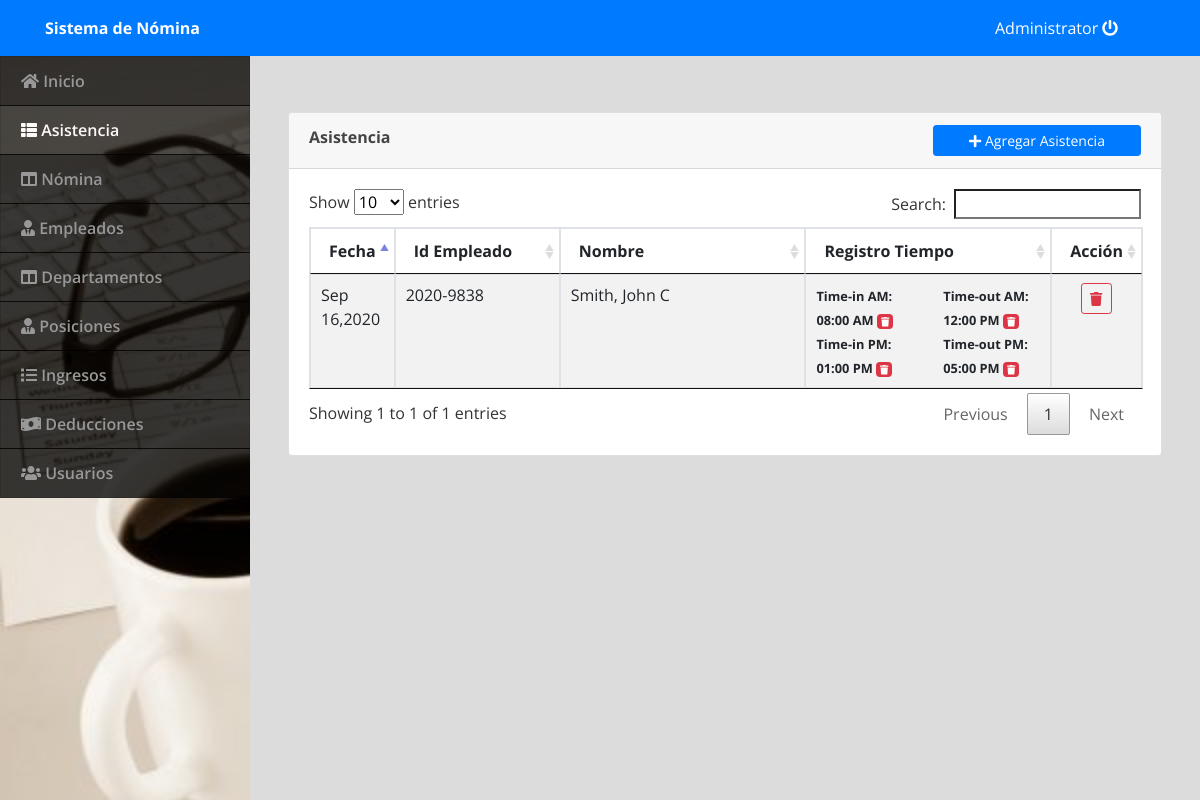
The page /index.php?page=attendance (signed in) on the database its author committed.
### tables this page shows
CREATE TABLE `attendance` (
  `id` int(11) NOT NULL,
  `employee_id` int(20) NOT NULL,
  `log_type` tinyint(1) NOT NULL COMMENT '1 = AM IN,2 = AM out, 3= PM IN, 4= PM out\r\n',
  `datetime_log` datetime NOT NULL DEFAULT current_timestamp(),
  `date_updated` datetime NOT NULL DEFAULT current_timestamp() ON UPDATE current_timestamp()
);

### attendance.php (the view, shortened to what this page needs)
<?php include('db_connect.php') ?>
		<div class="container-fluid " >
			<div class="col-lg-12">
				<br />
				<br />
				<div class="card">
					<div class="card-header">
						<span><b>Asistencia</b></span>
						<button class="btn btn-primary btn-sm btn-block col-md-3 float-right" type="button" id="new_attendance_btn"><span class="fa fa-plus"></span> Agregar Asistencia</button>
					</div>
					<div class="card-body">
						<table id="table" class="table table-bordered table-striped">
							<colgroup>
								<col width="10%">
								<col width="20%">
								<col width="30%">
								<col width="30%">
								<col width="10%">
							</colgroup>
							<thead>
								<tr>
									<th>Fecha</th>
									<th>Id Empleado</th>
									<th>Nombre</th>
									<th>Registro Tiempo</th>
									<th>Acción</th>
								</tr>
							</thead>
							<tbody>
								<?php
									$att=$conn->query("SELECT a.*,e.employee_no, concat(e.lastname,', ',e.firstname,' ',e.middlename) as ename FROM attendance a inner join employee e on a.employee_id = e.id order by UNIX_TIMESTAMP(datetime_log) asc  ") or die(mysqli_error());
									$lt_arr = array(1 => " Time-in AM",2=>"Time-out AM",3 => " Time-in PM",4=>"Time-out PM");
									while($row=$att->fetch_array()){
										$date = date("Y-m-d",strtotime($row['datetime_log']));
										$attendance[$row['employee_id']."_".$date]['details'] = array("eid"=>$row['employee_id'],"name"=>$row['ename'],"eno"=>$row['employee_no'],"date"=>$date);
										if($row['log_type'] == 1 || $row['log_type'] == 3){
											if(!isset($attendance[$row['employee_id']."_".$date]['log'][$row['log_type']]))
											$attendance[$row['employee_id']."_".$date]['log'][$row['log_type']] = array('id'=>$row['id'],"date" =>  $row['datetime_log']);
										}else{
											$attendance[$row['employee_id']."_".$date]['log'][$row['log_type']] =array('id'=>$row['id'],"date" =>  $row['datetime_log']);
										}
										}
										foreach ($attendance as $key => $value) {
								?>
								<tr>
									<td><?php echo date("M d,Y",strtotime($attendance[$key]['details']['date'])) ?></td>
									<td><?php echo $attendance[$key]['details']['eno'] ?></td>
									<td><?php echo $attendance[$key]['details']['name'] ?></td>
									<td>
										<div class="row">
									<?php
									foreach($attendance[$key]['log'] as $k => $v) :
									 ?>
									 <div class="col-sm-6" style="">
										<p>
											<small><b><?php echo $lt_arr[$k].": <br/>" ?>
											<?php echo (date("h:i A",strtotime($attendance[$key]['log'][$k]['date'])))  ?> </b>
											<span class="badge badge-danger rem_att" data-id="<?php echo $attendance[$key]['log'][$k]['id'] ?>"><i class="fa fa-trash"></i></span>
										</small>
										</p>
										</div>
									<?php endforeach; ?>
										</div>
									</td>
									<td>
										<center>
										<button class="btn btn-sm btn-outline-danger remove_attendance" data-id="<?php echo $key ?>" type="button"><i class="fa fa-trash"></i></button>
										</center>
									</td>
								</tr>
								<?php
										}
								?>
							</tbody>
						</table>
					</div>
				</div>
			</div>
		</div>

### index.php (shortened to what this page needs)
<!DOCTYPE html>
<html lang="en">
<head>
<?php
 include('./header.php');
 ?>
</head>
<body>
	<?php include 'topbar.php' ?>
	<?php include 'navbar.php' ?>
  <main id="view-panel" >
      <?php $page = isset($_GET['page']) ? $_GET['page'] :'home'; ?>
  	<?php include $page.'.php' ?>
  </main>
</body>
</html>

### header.php (shortened to what this page needs)
  <link rel="stylesheet" href="assets/font-awesome/css/all.min.css">
<link href="assets/vendor/bootstrap/css/bootstrap.min.css" rel="stylesheet">
<link href="assets/vendor/icofont/icofont.min.css" rel="stylesheet">
<link href="assets/vendor/boxicons/css/boxicons.min.css" rel="stylesheet">
<link href="assets/vendor/venobox/venobox.css" rel="stylesheet">
<link href="assets/vendor/animate.css/animate.min.css" rel="stylesheet">
<link href="assets/vendor/remixicon/remixicon.css" rel="stylesheet">
<link href="assets/vendor/owl.carousel/assets/owl.carousel.min.css" rel="stylesheet">
<link href="assets/vendor/bootstrap-datepicker/css/bootstrap-datepicker.min.css" rel="stylesheet">
<link href="assets/DataTables/datatables.min.css" rel="stylesheet">
<link href="assets/css/jquery.datetimepicker.min.css" rel="stylesheet">
<link href="assets/css/select2.min.css" rel="stylesheet">
<link href="assets/css/style.css" rel="stylesheet">
<link type="text/css" rel="stylesheet" href="assets/css/jquery-te-1.4.0.css">

### topbar.php (shortened to what this page needs)
<nav class="navbar navbar-light fixed-top bg-primary" style="padding:0;min-height:3.5rem">
  <div class="container-fluid mt-2 mb-2">
  	<div class="col-lg-12">
      <div class="col-md-4 float-left text-white">
        <large><b>Sistema de Nómina</b></large>
      </div>
	  	<div class="col-md-2 float-right text-white">
	  		<a href="ajax.php?action=logout" class="text-white"><?php echo $_SESSION['login_name'] ?> <i class="fa fa-power-off"></i></a>
	    </div>
    </div>
  </div>
</nav>

### navbar.php (shortened to what this page needs)
<nav id="sidebar" class='mx-lt-5 bg-dark' >
		<div class="sidebar-list">
				<a href="index.php?page=home" class="nav-item nav-home"><span class='icon-field'><i class="fa fa-home"></i></span> Inicio</a>
				<a href="index.php?page=attendance" class="nav-item nav-attendance"><span class='icon-field'><i class="fa fa-th-list"></i></span> Asistencia</a>
				<a href="index.php?page=payroll" class="nav-item nav-payroll"><span class='icon-field'><i class="fa fa-columns"></i></span> Nómina</a>
				<a href="index.php?page=employee" class="nav-item nav-employee"><span class='icon-field'><i class="fa fa-user-tie"></i></span> Empleados</a>
				<a href="index.php?page=department" class="nav-item nav-department"><span class='icon-field'><i class="fa fa-columns"></i></span> Departamentos</a>
				<a href="index.php?page=position" class="nav-item nav-position"><span class='icon-field'><i class="fa fa-user-tie"></i></span> Posiciones</a>
				<a href="index.php?page=allowances" class="nav-item nav-allowances"><span class='icon-field'><i class="fa fa-list"></i></span> Ingresos</a>
				<a href="index.php?page=deductions" class="nav-item nav-deductions"><span class='icon-field'><i class="fa fa-money-bill-wave"></i></span> Deducciones</a>
				<?php if($_SESSION['login_type'] == 1): ?>
				<a href="index.php?page=users" class="nav-item nav-users"><span class='icon-field'><i class="fa fa-users"></i></span> Usuarios</a>
			<?php endif; ?>
		</div>
</nav>

### assets/css/style.css (style rules this page uses)
body { font-family: "Open Sans", sans-serif; color: #444444; width: 100%; height: calc(100%); }
a { color: #1977cc; }
nav#sidebar { height: calc(100%); position: fixed; z-index: 99; left: 0; width: 250px; background: url(assets/img/payroll-cover.jpg); background-repeat: no-repeat; background-size: cover; }
a.nav-item { position: relative; display: block; padding: .75rem 1.25rem; margin-bottom: -1px; border: 1px solid rgba(0,0,0,.125); background-color: #000000c4; color: #989898; font-weight: 600; }
a.nav-item:hover, .nav-item.active { background-color: #000000ad; color: #fffafa; }
main#view-panel { margin-left: 250px; width:calc(100% - 250px); margin-top: 3.5rem; padding: .5em }

### index.php (style rules this page uses)
body { background: #80808045; }

### attendance.php (style rules this page uses)
td p { margin: unset; }
.rem_att { cursor: pointer; }

### rows shown on the page
attendance: k "Time-in AM", datetime_log "08:00 AM"
attendance: k "Time-out AM", datetime_log "12:00 PM"
attendance: k "Time-in PM", datetime_log "01:00 PM"
attendance: k "Time-out PM", datetime_log "05:00 PM"

### other values the page prints
$_SESSION['login_name'] "Administrator"
date("M d,Y",strtotime($attendance[$key]['details']['date'])) "Sep 16,2020"
$attendance[$key]['details']['eno'] "2020-9838"
$attendance[$key]['details']['name'] "Smith, John C"
